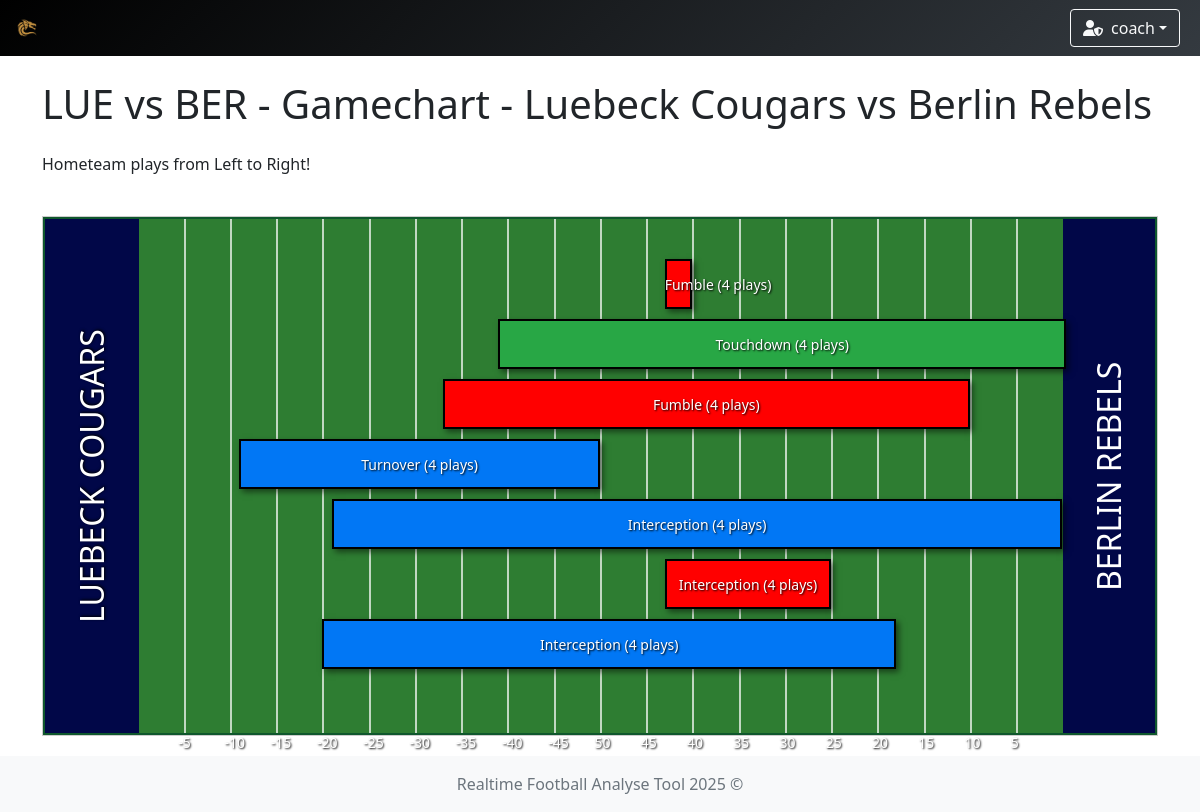
The app's page /games/2/drive-chart (signed in), older data.
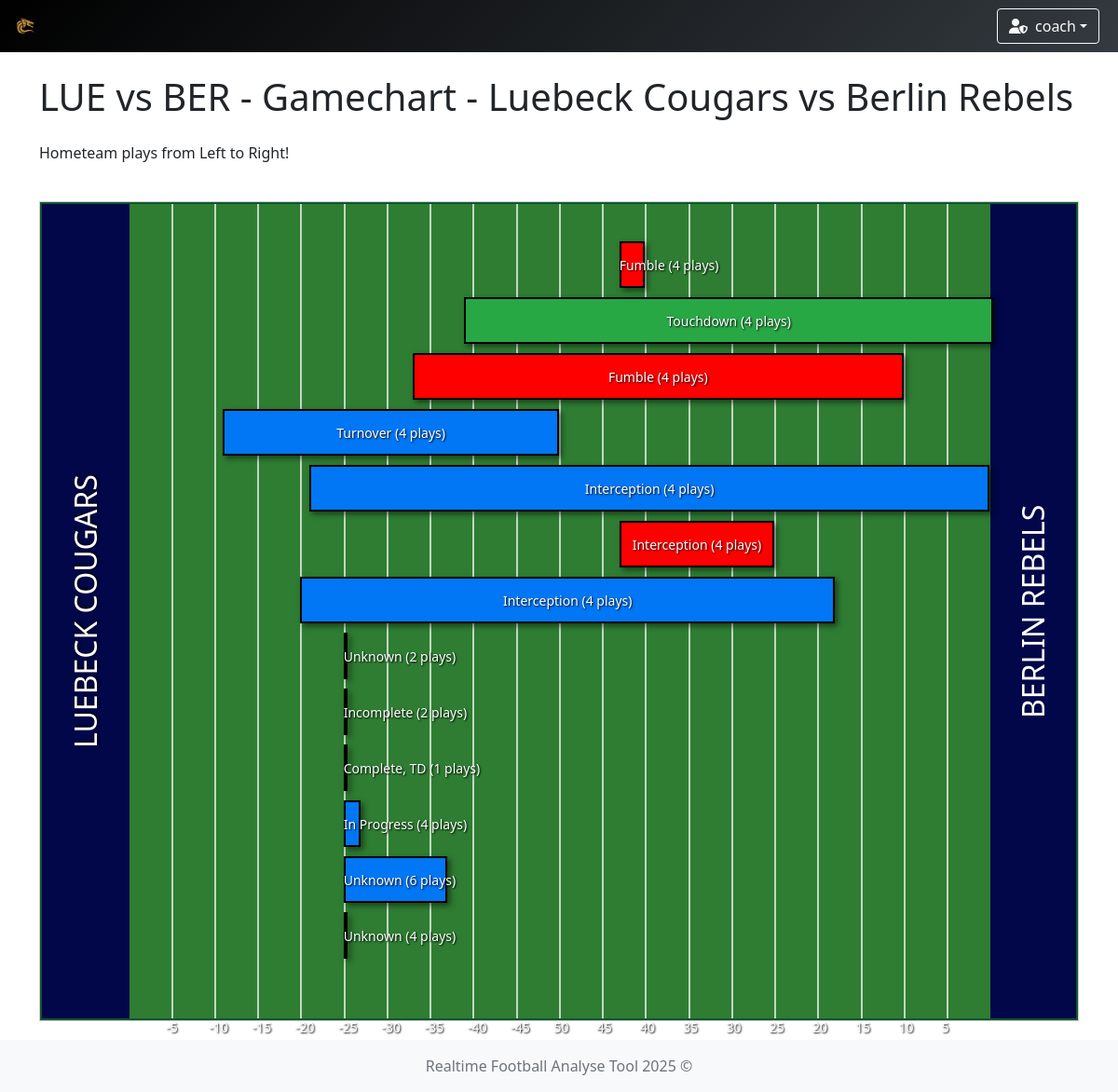
The same page, newer data.
### app/models/drive.py (models this page shows)
class DriveModel(db.Model):
    __tablename__ = 'drive'
    id = db.Column(db.Integer, primary_key=True)
    game_id = db.Column(db.Integer, db.ForeignKey('game.id'), nullable=False)
    result = db.Column(db.String(50))
    ended = db.Column(db.Boolean, default=False)
    plays = db.relationship('PlayModel', backref='drive', lazy=True, cascade='all, delete-orphan')

### app/controllers/game.py (the view)
    @login_required
    def drive_chart(self, game_id):
        game = GameModel.get_by_id(game_id)
        drives = DriveModel.query.filter_by(game_id=game_id).all()
        drives_data = []
        for drive in drives:
            plays = PlayModel.query.filter_by(drive_id=drive.id).order_by(PlayModel.id).all()
            number_plays = len(plays)
            if number_plays == 0 or not plays:
                continue  # if no play in a drive, continue with the next
            raw_start = plays[0].yard_line
            raw_end = plays[-1].yard_line
            start_yard = self.convert(raw_start)
            end_yard = self.convert(raw_end) + plays[-1].gain_loss
            if drive.result and drive.result.lower() == 'touchdown': end_yard = 100
            start_yard = max(0, min(100, start_yard))
            end_yard = max(0, min(100, end_yard))
            loss_detected = end_yard < start_yard
            if loss_detected:
                temp = start_yard
                start_yard = end_yard
                end_yard = temp
            drives_data.append({
                'id': drive.id,
                'team': game.name.split(' vs ')[0],
                'start': start_yard,
                'end': end_yard,
                'result': drive.result or 'Unknown',
                'play_count': len(plays),
                'loss': loss_detected
            })
        return render_template(
            template_name_or_list='drive/drive_chart.html',
            game=game,
            drives=drives_data,
            max=max
        )

### app/controllers/game.py (called while the page is built)
    @staticmethod
    def convert(yard_line: int) -> int:
        if yard_line == 50:
            return 50
        if yard_line < 0:
            return -yard_line
        return 100 - yard_line

### app/controllers/user.py (called while the page is built)
    @staticmethod
    def load_user(user_id):
        return UserModel.query.get(int(user_id))

### app/models/game.py (called while the page is built)
    @classmethod
    def get_by_id(cls, game_id: int) -> Optional['GameModel']:
        return cls.query.get_or_404(game_id)

### run.py (called while the page is built)
    def _inject_context(self) -> None:
        @self.app.context_processor
        def inject_teams() -> dict:
            try:
                teams = TeamModel.query.all()
                return dict(teams=teams)
            except Exception as e:
                print(f"[!] Error injecting teams: {str(e)} ({type(e).__name__})")
                return dict(teams=[])

### app/templates/drive/drive_chart.html (shortened to what this page needs)
{% extends "system/base.html" %}
{% block content %}
<div class="container">
    <h1 class="mb-4">{{ game.name }} - Gamechart  - {{game.home_team.name if game.home_team else 'HOME'}} vs {{ game.away_team.name if game.away_team else 'OPPONENT' }}</h1>
    <div class="row">
        <div class="col">
            <p> Hometeam plays from Left to Right!</p>
            <div class="drive-chart" style="height: {{ drives|length * 60 + 100 }}px;">
                <div class="field-container">
                    <div class="team-name-left">
                        {{ game.home_team.name if game.home_team else 'HOME' }}
                    </div>
                    <div class="team-name-right">
                        {{ game.away_team.name if game.away_team else 'OPPONENT' }}
                    </div>
                    {% for i in range(1, 20) %}
                    {% set yard = i * 5 %}
                    <div class="yard-line" style="left: {{ (i * 5) / 1.2 + 8.33 }}%;"></div>
                    <div class="yard-line-number" style="left: {{ (i * 5) / 1.2 + 8.33 - 0.5 }}%;">
                        {% if i == 10 %}
                        50
                        {% elif i < 10 %} {{ yard*(-1) }} {% else %} {{ 100 - yard }} {% endif %} </div>
                            {% endfor %}
                            {% for drive in drives %}
                            <div class="drive-line" style="top: {{ 50 - 10 + (loop.index0 * 60) }}px;">
                                <div class="drive-bar {{ 'loss' if drive.loss else 'gain' }} {{ drive.result|lower|replace(' ', '-') }}"
                                    style="left: {{ ((drive.start / 100) * 100) / 1.2 + 8.33 }}%;
                                        {% if drive.result|lower == 'touchdown' %}
                                            width: {{ 92 - (((drive.start / 100) * 100) / 1.2 + 8.33) }}%;
                                        {% else %}
                                            width: {{ (((drive.end - drive.start) / 100) * 100|abs) / 1.2 }}%;
                                        {% endif %}">
                                </div>
                                <div class="drive-label" style="left: {{ ((drive.start / 100) * 100) / 1.2 + 8.33 }}%;
                                        {% if drive.result|lower == 'touchdown' %}
                                            width: {{ 92 - (((drive.start / 100) * 100) / 1.2 + 8.33) }}%;
                                        {% else %}
                                            width: {{ (((drive.end - drive.start) / 100) * 100|abs) / 1.2 }}%;
                                        {% endif %}">
                                    {{ drive.result or 'In Progress' }} ({{ drive.play_count if drive.play_count is
                                    defined else 'N/A' }} plays)
                                </div>
                            </div>
                            {% endfor %}
                    </div>
                </div>
            </div>
        </div>
    </div>
    {% endblock %}

Row changes from the older to the newer data that the page shows:
added DriveModel: {{ (((drive.end - drive.start) / 100) * 100|abs) / 1.2 }} 0.0 (drawn), result "Unknown", game "2"
added DriveModel: result "Incomplete", game "2"
added DriveModel: result "Complete, TD", play_count "1"
added DriveModel: result "In Progress", play_count "4"
added DriveModel: {{ (((drive.end - drive.start) / 100) * 100|abs) / 1.2 }} 10.0 (drawn), result "Unknown", play_count "6"
added DriveModel: {{ (((drive.end - drive.start) / 100) * 100|abs) / 1.2 }} 0.0 (drawn), result "Unknown", play_count "4"
Text that changed along with them:
{{ drives|length * 60 + 100 }}: 520 → 880 (drawn)
